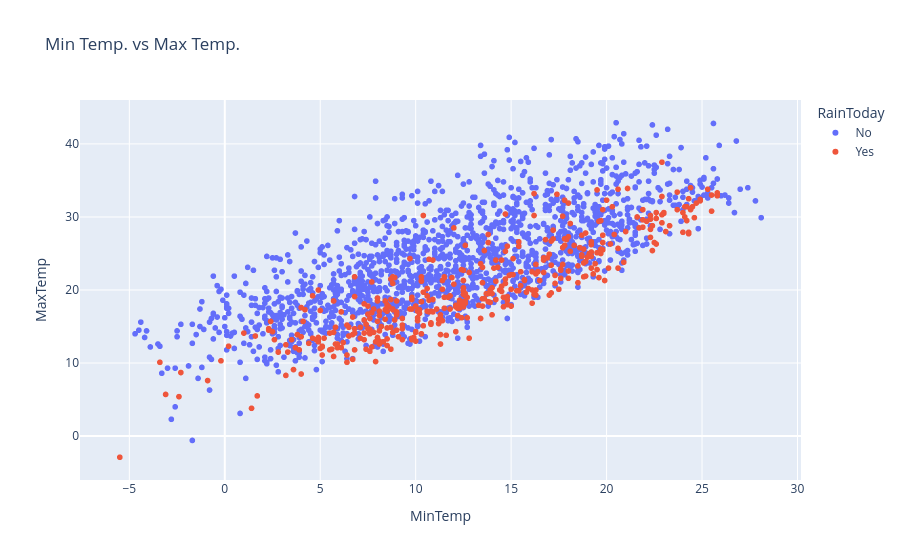

Notebook code cell kept with this figure:
### Code cell
px.scatter(raw_df.sample(2000), 
           title='Min Temp. vs Max Temp.',
           x='MinTemp', 
           y='MaxTemp', 
           color='RainToday')

### Figure 1 — Plotly figure (JSON) as saved in the notebook; plotly's stock layout.template omitted (floating-point values rounded to 4 significant figures; data arrays with more than 128 entries replaced by an {"elided": "..."} marker saying what was removed)
{"data": [{"hovertemplate": "RainToday=No<br>MinTemp=%{x}<br>MaxTemp=%{y}<extra></extra>", "legendgroup": "No", "marker": {"color": "#636efa", "symbol": "circle"}, "mode": "markers", "name": "No", "showlegend": true, "type": "scattergl", "x": {"elided": "1556 float values"}, "xaxis": "x", "y": {"elided": "1556 float values"}, "yaxis": "y"}, {"hovertemplate": "RainToday=Yes<br>MinTemp=%{x}<br>MaxTemp=%{y}<extra></extra>", "legendgroup": "Yes", "marker": {"color": "#EF553B", "symbol": "circle"}, "mode": "markers", "name": "Yes", "showlegend": true, "type": "scattergl", "x": {"elided": "424 float values"}, "xaxis": "x", "y": {"elided": "424 float values"}, "yaxis": "y"}], "layout": {"legend": {"title": {"text": "RainToday"}, "tracegroupgap": 0}, "title": {"text": "Min Temp. vs Max Temp."}, "xaxis": {"anchor": "y", "domain": [0, 1], "title": {"text": "MinTemp"}}, "yaxis": {"anchor": "x", "domain": [0, 1], "title": {"text": "MaxTemp"}}}}
